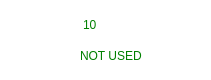
   <widget class="QFrame" name="frame_7">
    <property name="geometry">
     <rect>
      <x>430</x>
      <y>290</y>
      <width>211</width>
      <height>80</height>
     </rect>
    </property>
    <property name="styleSheet">
     <string notr="true">border-radius: 20px;
background: white;
box-shadow:  20px 20px 39px #bebebe,
             -20px -20px 39px #ffffff;</string>
    </property>
    <property name="frameShape">
     <enum>QFrame::StyledPanel</enum>
    </property>
    <property name="frameShadow">
     <enum>QFrame::Raised</enum>
    </property>
    <widget class="QLabel" name="label_37">
     <property name="geometry">
      <rect>
       <x>83</x>
       <y>15</y>
       <width>91</width>
       <height>20</height>
      </rect>
     </property>
     <property name="styleSheet">
      <string notr="true">font: 75 8pt &quot;Josefin Sans SemiBold&quot;;
color:green
</string>
     </property>
     <property name="text">
      <string>10</string>
     </property>
    </widget>
    <widget class="QLabel" name="label_8">
     <property name="geometry">
      <rect>
       <x>10</x>
       <y>0</y>
       <width>61</width>
       <height>81</height>
      </rect>
     </property>
     <property name="styleSheet">
      <string notr="true">image: url(:/newPrefix/1200px-Icons8_flat_sim_card.svg.png);</string>
     </property>
     <property name="text">
      <string/>
     </property>
    </widget>
    <widget class="QLabel" name="label_14">
     <property name="geometry">
      <rect>
       <x>80</x>
       <y>46</y>
       <width>151</width>
       <height>20</height>
      </rect>
     </property>
     <property name="styleSheet">
      <string notr="true">font: 75 8pt &quot;Josefin Sans SemiBold&quot;;
color:green</string>
     </property>
     <property name="text">
      <string>NOT USED</string>
     </property>
    </widget>
   </widget>
